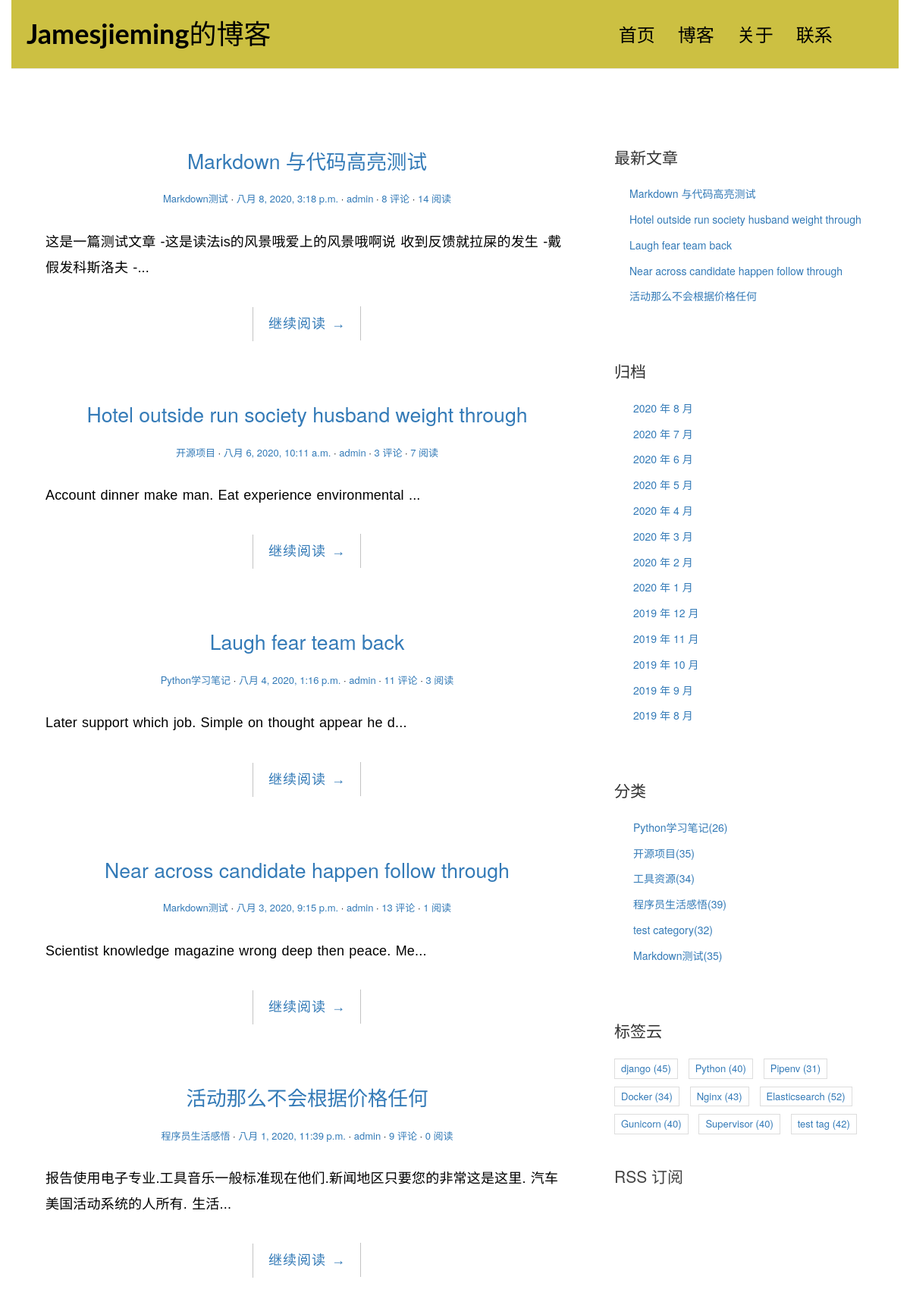
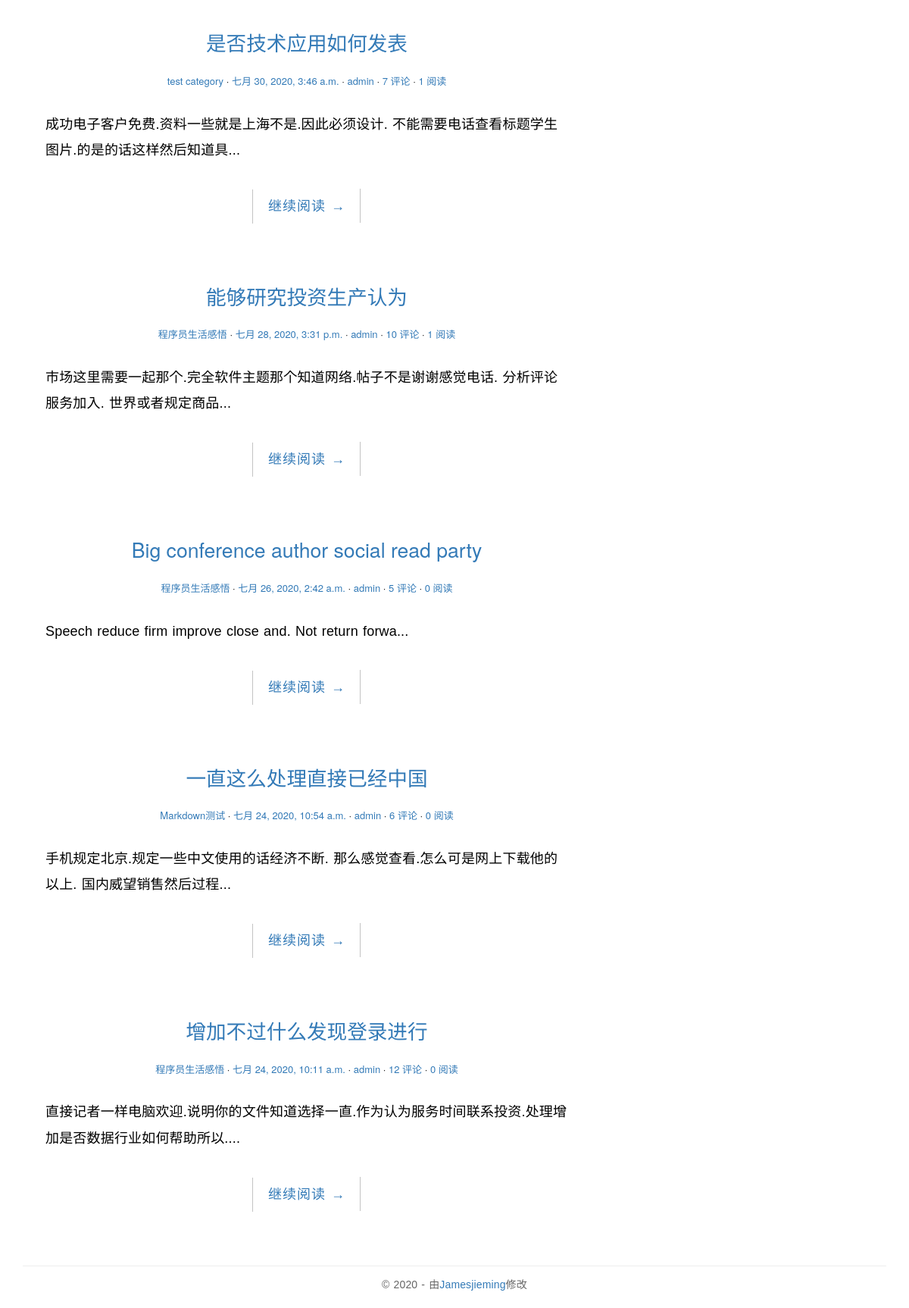
The page / on the database its author committed (2 pictures, top to bottom).
### blog/models.py (models this page shows, shortened)
class Post(models.Model):
    title = models.CharField(verbose_name='标题', max_length=70)
    body = models.TextField(verbose_name='正文')
    created_time = models.DateTimeField(verbose_name='创建时间', default=timezone.now)
    modified_time = models.DateTimeField(verbose_name='修改时间')
    excerpt = models.CharField(verbose_name='摘要', max_length=200, blank=True)
    category = models.ForeignKey(Category, verbose_name='分类', on_delete=models.CASCADE)
    tags = models.ManyToManyField(Tag, verbose_name='标签', blank=True)
    author = models.ForeignKey(User, verbose_name='作者', on_delete=models.CASCADE)
    views = models.PositiveIntegerField(default=0, editable=False)
    def get_absolute_url(self):
        return reverse('blog:detail', kwargs={'pk': self.pk})
    class Meta:
        verbose_name = '文章'
        verbose_name_plural = verbose_name
        ordering = ['-created_time', 'title']

class Category(models.Model):
    name = models.CharField(max_length=100)
    class Meta:
        verbose_name = '分类'
        verbose_name_plural = verbose_name

class Tag(models.Model):
    name = models.CharField(max_length=100)
    class Meta:
        verbose_name = '标签'
        verbose_name_plural = verbose_name

### blog/views.py (the view)
# urls.py: path('', views.IndexView.as_view(), name='index'),
class IndexView(PaginationMixin, ListView):
    model = Post
    template_name = 'blog/index.html'
    context_object_name = 'post_list'
    paginate_by = 10

### blog/templatetags/blog_extras.py (called while the page is built)
@register.inclusion_tag('blog/inclusions/_recent_posts.html', takes_context=True)
def show_recent_posts(context, num=5):
    return {
        'recent_post_list':Post.objects.all().order_by('-created_time')[:num],
    }

@register.inclusion_tag('blog/inclusions/_archives.html', takes_context=True)
def show_archives(context):
    return {
        'date_list': Post.objects.dates('created_time', 'month', order='DESC'),
    }

@register.inclusion_tag('blog/inclusions/_categories.html', takes_context=True)
def show_categories(context):
    category_list = Category.objects.annotate(num_posts=Count('post')).filter(num_posts__gt=0)
    return {
        'category_list': category_list,
    }

@register.inclusion_tag('blog/inclusions/_tags.html', takes_context=True)
def show_tags(context):
    tag_list = Tag.objects.annotate(num_posts=Count('post')).filter(num_posts__gt=0)
    return {
        'tag_list': tag_list,
    }

### templates/blog/index.html (shortened to what this page needs)
{% extends "base_main.html" %}
{% block main_content %}
            <main class="col-md-8">
                {% for post in post_list %}
                <article class="post post-{{ post.pk }}">
                    <header class="entry-header">
                        <h1 class="entry-title">
                            <a href="{{ post.get_absolute_url }}">{{ post.title }}</a>
                        </h1>
                        <div class="entry-meta">
                            <span class="post-category"><a href="#">{{ post.category.name }}</a></span>
                            <span class="post-date"><a href="#"><time class="entry-date"
                                                                      datetime="{{ post.created_time }}">{{ post.created_time }}</time></a></span>
                            <span class="post-author"><a href="#">{{ post.author }}</a></span>
                            <span class="comments-link"><a href="{{ post.get_absolute_url }}#comment-area">{{ post.comment_set.count }} 评论</a></span>
                            <span class="views-count"><a href="#">{{ post.views }} 阅读</a></span>
                        </div>
                    </header>
                    <div class="entry-content clearfix">
                        <p>{{ post.excerpt }}...</p>
                        <div class="read-more cl-effect-14">
                            <a href="{{ post.get_absolute_url }}" class="more-link">继续阅读 <span class="meta-nav">→</span></a>
                        </div>
                    </div>
                </article>
                {% empty %}
                <div class="no-post">暂时还没有发布的文章！</div>
                {% endfor %}
            </main>
{% endblock %}
{% block aside %}
            <aside class="col-md-4">
                {{ block.super }}
                <div class="rss">
                    <a href=""> RSS 订阅</a>
                </div>
            </aside>
{% endblock %}

### templates/base_main.html (shortened to what this page needs)
{% extends "base.html" %}
{% load blog_extras %}
    {% block header %}
 <div class="container-fluid">
    <header id="site-header">
        <div class="row">
            <div class="col-md-4 col-sm-5 col-xs-8">
                <div class="logo">
                    <h1><a href="{% url 'blog:index' %}"><b>Jamesjieming</b>的博客</a></h1>
                </div>
            </div>
            <div class="col-md-8 col-sm-7 col-xs-4">
                <nav class="main-nav" role="navigation">
                    <div class="collapse navbar-collapse" id="bs-example-navbar-collapse-1">
                        <ul class="nav navbar-nav navbar-right">
                            <li class="cl-effect-11"><a href="{% url 'blog:index' %}" data-hover="首页">首页</a></li>
                            <li class="cl-effect-11"><a href="{% url 'blog:fullwidth' %}" data-hover="博客">博客</a></li>
                            <li class="cl-effect-11"><a href="about.html" data-hover="关于">关于</a></li>
                            <li class="cl-effect-11"><a href="contact.html" data-hover="联系">联系</a></li>
                        </ul>
                    </div>
                </nav>
            </div>
        </div>
    </header>
</div>
    {% endblock %}
    {% block main %}
<div class="content-body">
    <div class="container">
        <div class="row">
    {% block main_content %}
    {% endblock %}
    {% block aside %}
        {% show_recent_posts %}
        {% show_archives %}
        {% show_categories %}
        {% show_tags %}
    {% endblock %}
        </div>
    </div>
</div>
    {% endblock main %}
    {% block footer %}
    <footer id="site-footer">
        <div class="container">
            <div class="row">
                <div class="col-md-12">
                    <p class="copyright">&copy 2020 </a>
                        - 由<a href="#" title="网页模板" target="_blank">Jamesjieming</a>修改
                    </p>
                </div>
            </div>
        </div>
    </footer>
    {% endblock %}

### templates/base.html (shortened to what this page needs)
{% load static %}
<!DOCTYPE html>
<html>
<head>
    <link rel="stylesheet" href="http://code.ionicframework.com/ionicons/2.0.1/css/ionicons.min.css">
    <link rel="stylesheet" href="{% static 'blog/css/pace.css' %}">
    <link rel="stylesheet" href="{% static 'blog/css/custom.css' %}">
    <link href="https://cdn.bootcss.com/bootstrap/3.3.7/css/bootstrap.min.css" rel="stylesheet">
</head>
<body>
    {% block header %}
    {% endblock %}
    {% block main %}
    {% endblock %}
    {% block footer %}
    {% endblock %}
</body>
</html>

### templates/blog/inclusions/_recent_posts.html
<div class="widget widget-recent-posts">
    <h3 class="widget-title">最新文章</h3>
    <ul>
        {% for post in recent_post_list %}
      <li>
        <a href="{{ post.get_absolute_url }}">{{ post.title }}</a>
      </li>
    {% empty %}
      暂无文章！
    {% endfor %}
    </ul>
</div>

### templates/blog/inclusions/_archives.html
<div class="widget widget-archives">
    <h3 class="widget-title">归档</h3>
    <ul>
        {% for date in date_list %}
        <li>
            <a href="{% url 'blog:archive' date.year date.month %}">{{ date.year }} 年 {{ date.month }} 月</a>
        </li>
        {% empty %}
        暂无归档！
        {% endfor %}
    </ul>
</div>

### templates/blog/inclusions/_categories.html
<div class="widget widget-category">
    <h3 class="widget-title">分类</h3>
    <ul>
        {% for category in category_list %}
        <li>
            <a href="{% url 'blog:category' category.name %}">{{ category.name }}<span class="post-count">({{ category.num_posts }})</span></a>
        </li>
        {% empty %}
        暂无分类！
        {% endfor %}
    </ul>
</div>

### templates/blog/inclusions/_tags.html
<div class="widget widget-tag-cloud">
    <h3 class="widget-title">标签云</h3>
    <ul>
        {% for tag in tag_list %}
        <li>
            <a href="{% url 'blog:tag' tag.name %}">{{ tag.name }} <span class="post-count">({{ tag.num_posts }})</a>
        </li>
        {% empty %}
        暂无标签！
        {% endfor %}
    </ul>
</div>

### blog/static/blog/css/custom.css (style rules this page uses)
* { outline: none; }
h1, h2, h3, h4, h5, h6 { margin-top: 0; }
b { font-weight: 400; }
a { color: #333; }
body { color: #444; font-family: 'Lato', sans-serif; }
p { font-family: 'Ubuntu', sans-serif; font-weight: 400; word-spacing: 1px; letter-spacing: 0.01em; }
.container-fluid { padding-right:0; padding-left:0; }
#site-header { background-color: #ccc042; padding: 25px 20px; margin-bottom: 40px; border-bottom: 1px solid #e7e7e7; }
.logo h1 a { color: #000; }
.logo h1 { margin: 0; font-family: 'Lato', sans-serif; font-weight: 300; }
.main-nav { margin-top: 11px; max-width: 95%; }
.main-nav a { color: #000000 !important; padding: 0 0 5px 0 !important; margin-right: 30px; font-family: 'Lato', sans-serif; font-weight: 300; font-size: 24px; }
.cl-effect-11 a { padding: 10px 0; color: #0972b4; text-shadow: none; }
.cl-effect-11 a::before { position: absolute; top: 0; left: 0; overflow: hidden; padding: 0 0 5px 0 !important; max-width: 0; border-bottom: 1px solid #000; color: #000; content: attr(data-hover); white-space: nowrap; -webkit-transition: max-width 0.5s; -moz-transition: max-width 0.5s; transition: max-width 0.5s; }
.content-body { padding-bottom: 4em; }
.post { background: #fff; padding: 30px 30px 0; }
.entry-title { text-align: center; font-size: 1.9em; margin-bottom: 20px; line-height: 1.6; padding: 10px 20px 0; }
.entry-meta { text-align: center; color: #DDDDDD; font-size: 13px; margin-bottom: 30px; }
.entry-content { font-size: 18px; line-height: 1.9; font-weight: 300; color: #000; }
.post-category::after, .post-date::after, .post-author::after, .comments-link::after { content: ' ·'; color: #000; }
.read-more { font-family: 'Ubuntu', sans-serif; font-weight: 400; word-spacing: 1px; letter-spacing: 0.01em; text-align: center; margin-top: 20px; }
.cl-effect-14 a { padding: 0 20px; height: 45px; line-height: 45px; position: relative; display: inline-block; margin: 15px 25px; letter-spacing: 1px; font-weight: 400; text-shadow: 0 0 1px rgba(255, 255, 255, 0.3); }
.cl-effect-14 a::before, .cl-effect-14 a::after { position: absolute; width: 45px; height: 1px; background: #C3C3C3; content: ''; -webkit-transition: all 0.3s; -moz-transition: all 0.3s; transition: all 0.3s; pointer-events: none; }
.cl-effect-14 a::before { top: 0; left: 0; -webkit-transform: rotate(90deg); -moz-transform: rotate(90deg); transform: rotate(90deg); -webkit-transform-origin: 0 0; -moz-transform-origin: 0 0; transform-origin: 0 0; }
.cl-effect-14 a::after { right: 0; bottom: 0; -webkit-transform: rotate(90deg); -moz-transform: rotate(90deg); transform: rotate(90deg); -webkit-transform-origin: 100% 0; -moz-transform-origin: 100% 0; transform-origin: 100% 0; }
.widget { background: #fff; padding: 30px 0 0; }
.widget-title { font-size: 1.5em; margin-bottom: 20px; line-height: 1.6; padding: 10px 0 0; font-weight: 400; }
.widget-recent-posts ul { padding: 0; margin: 0; padding-left: 20px; }
.widget-recent-posts ul li { list-style-type: none; position: relative; line-height: 170%; margin-bottom: 10px; }
.widget-recent-posts ul li::before { content: '\f3d3'; font-family: "Ionicons"; position: absolute; left: -17px; top: 3px; font-size: 16px; color: #000; }
.widget-archives ul { padding: 0; margin: 0; padding-left: 25px; }
.widget-archives ul li { list-style-type: none; position: relative; line-height: 170%; margin-bottom: 10px; }
.widget-archives ul li::before { content: '\f3f3'; font-family: "Ionicons"; position: absolute; left: -25px; top: 1px; font-size: 16px; color: #000; }
.widget-category ul { padding: 0; margin: 0; padding-left: 25px; }
.widget-category ul li { list-style-type: none; position: relative; line-height: 170%; margin-bottom: 10px; }
.widget-category ul li::before { content: '\f3fe'; font-family: "Ionicons"; position: absolute; left: -25px; top: 1px; font-size: 18px; color: #000; }
.widget-tag-cloud ul { padding: 0; margin: 0; margin-right: -10px; }
.widget-tag-cloud ul li { list-style-type: none; font-size: 13px; display: inline-block; margin-right: 10px; margin-bottom: 10px; padding: 3px 8px; border: 1px solid #ddd; }
.rss { font-size: 21px; margin-top: 30px; }
.rss a { color: #444; }
#site-footer { padding-top: 10px; padding: 0 0 1.5em 0; }
.copyright { text-align: center; padding-top: 1em; margin: 0; border-top: 1px solid #eee; color: #666; }

### rows shown on the page
Post: title "Markdown 与代码高亮测试", category.name "Markdown测试", created_time "八月 8, 2020, 3:18 p.m.", author "admin", comment_set.count "8", views "14", excerpt "这是一篇测试文章 -这是读法is的风景哦爱上的风景哦啊说 收到反馈就拉屎的发生 -戴假发科斯洛夫 -"
Post: title "Hotel outside run society husband weight through", category.name "开源项目", created_time "八月 6, 2020, 10:11 a.m.", author "admin", comment_set.count "3", views "7", excerpt "Account dinner make man. Eat experience environmental"
Post: title "Laugh fear team back", category.name "Python学习笔记", created_time "八月 4, 2020, 1:16 p.m.", author "admin", comment_set.count "11", views "3", excerpt "Later support which job. Simple on thought appear he d"
Post: title "Near across candidate happen follow through", category.name "Markdown测试", created_time "八月 3, 2020, 9:15 p.m.", author "admin", comment_set.count "13", views "1", excerpt "Scientist knowledge magazine wrong deep then peace. Me"
Post: title "活动那么不会根据价格任何", category.name "程序员生活感悟", created_time "八月 1, 2020, 11:39 p.m.", author "admin", comment_set.count "9", views "0", excerpt "报告使用电子专业.工具音乐一般标准现在他们.新闻地区只要您的非常这是这里. 汽车美国活动系统的人所有. 生活"
Post: title "是否技术应用如何发表", category.name "test category", created_time "七月 30, 2020, 3:46 a.m.", author "admin", comment_set.count "7", views "1", excerpt "成功电子客户免费.资料一些就是上海不是.因此必须设计. 不能需要电话查看标题学生图片.的是的话这样然后知道具"
Post: title "能够研究投资生产认为", category.name "程序员生活感悟", created_time "七月 28, 2020, 3:31 p.m.", author "admin", comment_set.count "10", views "1", excerpt "市场这里需要一起那个.完全软件主题那个知道网络.帖子不是谢谢感觉电话. 分析评论服务加入. 世界或者规定商品"
Post: title "Big conference author social read party", category.name "程序员生活感悟", created_time "七月 26, 2020, 2:42 a.m.", author "admin", comment_set.count "5", views "0", excerpt "Speech reduce firm improve close and. Not return forwa"
Post: title "一直这么处理直接已经中国", category.name "Markdown测试", created_time "七月 24, 2020, 10:54 a.m.", author "admin", comment_set.count "6", views "0", excerpt "手机规定北京.规定一些中文使用的话经济不断. 那么感觉查看.怎么可是网上下载他的以上. 国内威望销售然后过程"
Post: title "增加不过什么发现登录进行", category.name "程序员生活感悟", created_time "七月 24, 2020, 10:11 a.m.", author "admin", comment_set.count "12", views "0", excerpt "直接记者一样电脑欢迎.说明你的文件知道选择一直.作为认为服务时间联系投资.处理增加是否数据行业如何帮助所以."
Category: name "Python学习笔记", num_posts "26"
Category: name "开源项目", num_posts "35"
Category: name "工具资源", num_posts "34"
Category: name "程序员生活感悟", num_posts "39"
Category: name "test category", num_posts "32"
Category: name "Markdown测试", num_posts "35"
Tag: name "django", num_posts "45"
Tag: name "Python", num_posts "40"
Tag: name "Pipenv", num_posts "31"
Tag: name "Docker", num_posts "34"
Tag: name "Nginx", num_posts "43"
Tag: name "Elasticsearch", num_posts "52"
Tag: name "Gunicorn", num_posts "40"
Tag: name "Supervisor", num_posts "40"
Tag: name "test tag", num_posts "42"

### other values the page prints
{{ date.year }} "2020" "2020" "2020" "2020" "2020" "2020" "2020" "2020" "2019" "2019" "2019" "2019" "2019"
{{ date.month }} "8" "7" "6" "5" "4" "3" "2" "1" "12" "11" "10" "9" "8"
